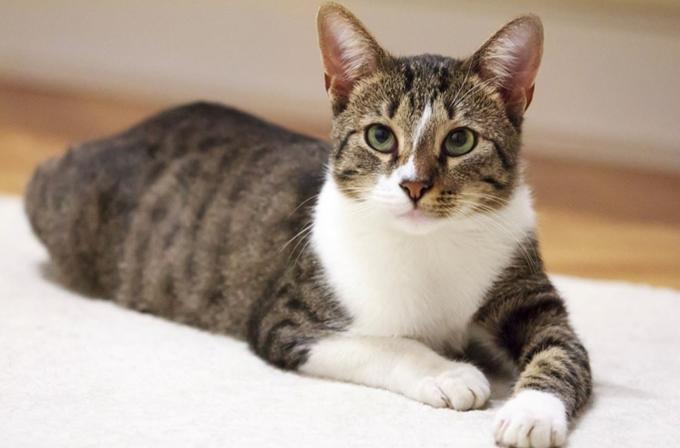
#> input picture image/cat.jpg, 680 x 448 px, found by its file name
$ python 07.py
#> lines starting #> are read from the running program, lines starting #| are printed output that depends on the picture
import cv2

src = cv2.imread("./Ai_01/image/cat.jpg",cv2.IMREAD_COLOR)
#> src is the input picture: shape (448, 680, 3); mean B, G, R 143.6, 157.3, 172.9

dst = cv2.flip(src, 0 )
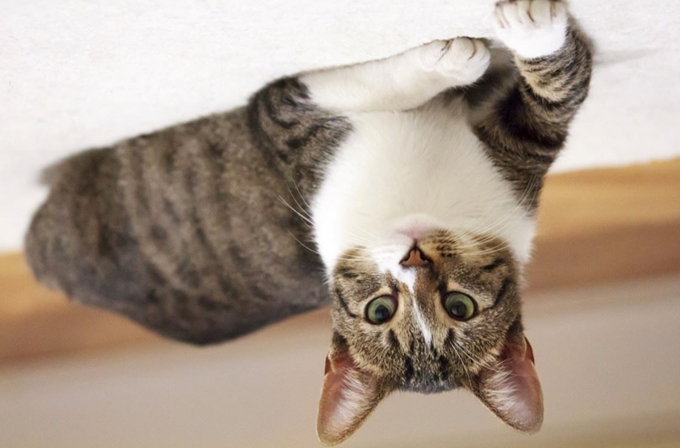
#> dst: shape (448, 680, 3); mean B, G, R 143.6, 157.3, 172.9
dst1 = cv2.flip(src, 1)
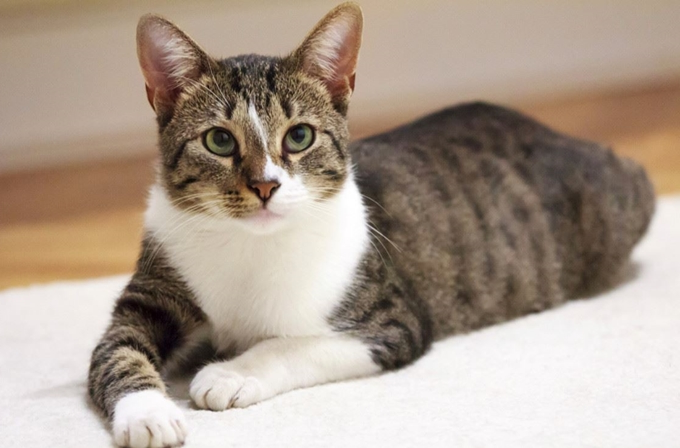
#> dst1: shape (448, 680, 3); mean B, G, R 143.6, 157.3, 172.9
dst2 = cv2.flip(src , -1)
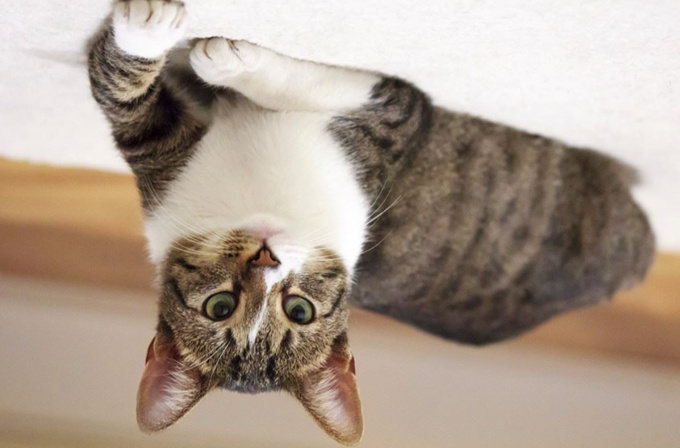
#> dst2: shape (448, 680, 3); mean B, G, R 143.6, 157.3, 172.9

cv2.imshow("src", src)
cv2.imshow("dst", dst)
cv2.imshow("dst1", dst1)
cv2.imshow("dst2", dst2)

cv2.waitKey(0)
cv2.destroyAllWindows()
